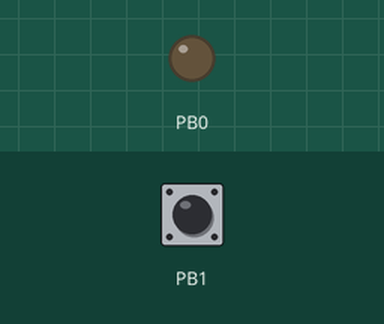
Recording of a program running on a simulated ATmega32, built with avr-gcc and emulated at 16 MHz. Shown: output pins drawn as LEDs (lit = HIGH). The test bench sets the inputs (shaded band); at power-on: PB1 HIGH.

Above: at 1.2 s.
1.3 s: PB1 pulled LOW for 0.15 s
At 1.37 s:
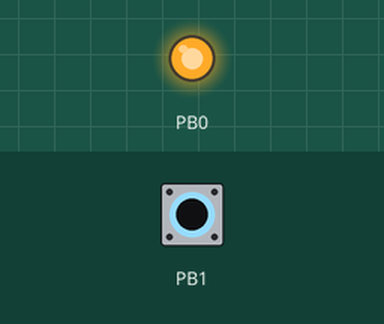
2.9 s: PB1 pulled LOW for 3.2 s
At 7.0 s:
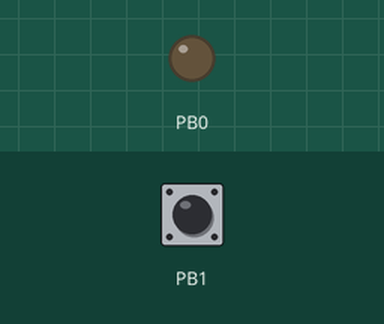
Timing chart, 0 to 8.5 s (numbered marks = the images above; inputs shaded):
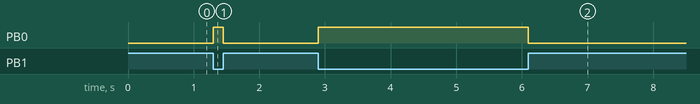

The program:

main.c
```c
/*
 * Multi-LED Control with Button Input.c
 *
 * Created: 11/8/2024 5:19:03 PM
 * Author : 20155
 */

#include <avr/io.h>
#include <util/delay.h>

#define F_CPU 16000000UL


int main(void)
{

	DDRB |=  (1<<PORTB0);
	DDRB &= ~(1<<PORTB1);
	PORTB |= (1 << PORTB1);

    /* Replace with your application code */
    while (1)
    {
		if (!(PINB & (1<< PORTB1)))
		{
			PORTB |= (1 << PORTB0);
		}
		else
		{
			PORTB &= ~(1 << PORTB0);
		}

		_delay_ms(50);
    }
	return 0;
}
```

Measured:
- after the input at 1.3 s, PB0: LOW → HIGH at once, → LOW 0.15 s later
- after the input at 2.9 s, PB0: LOW → HIGH at once, → LOW 3.2 s later
